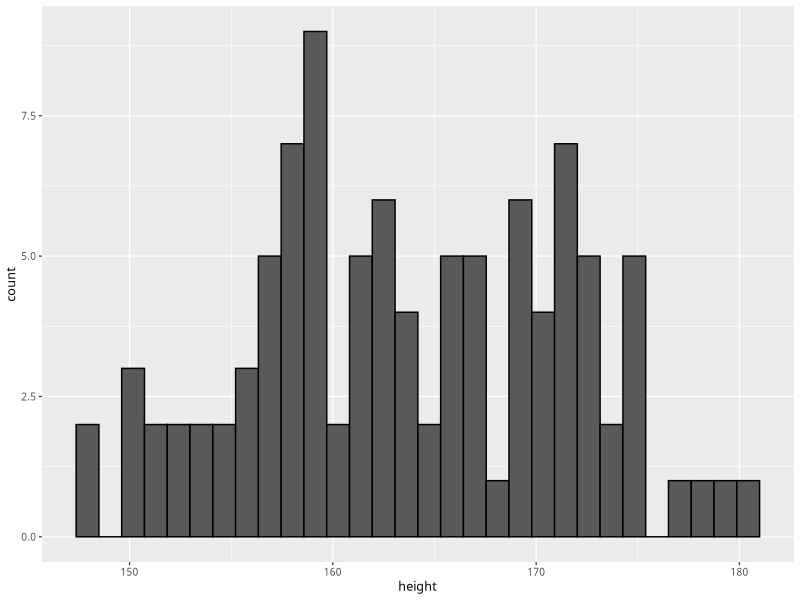
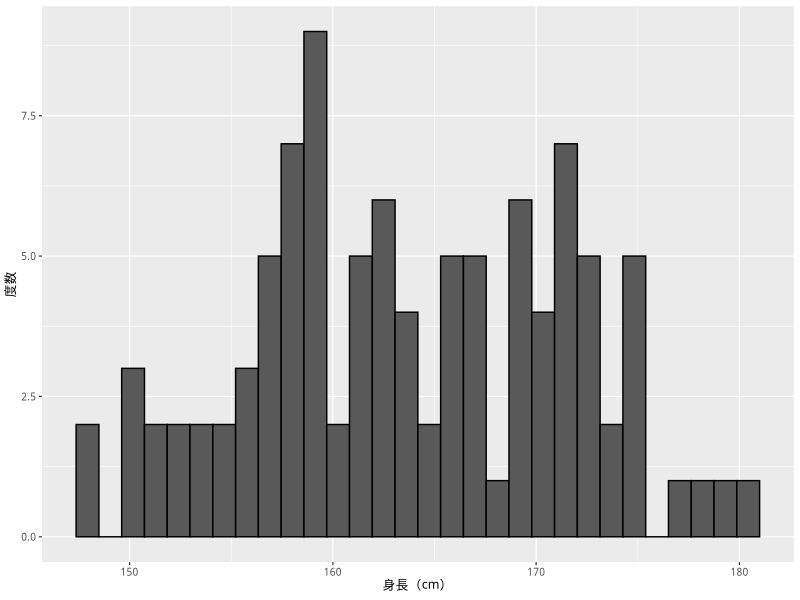
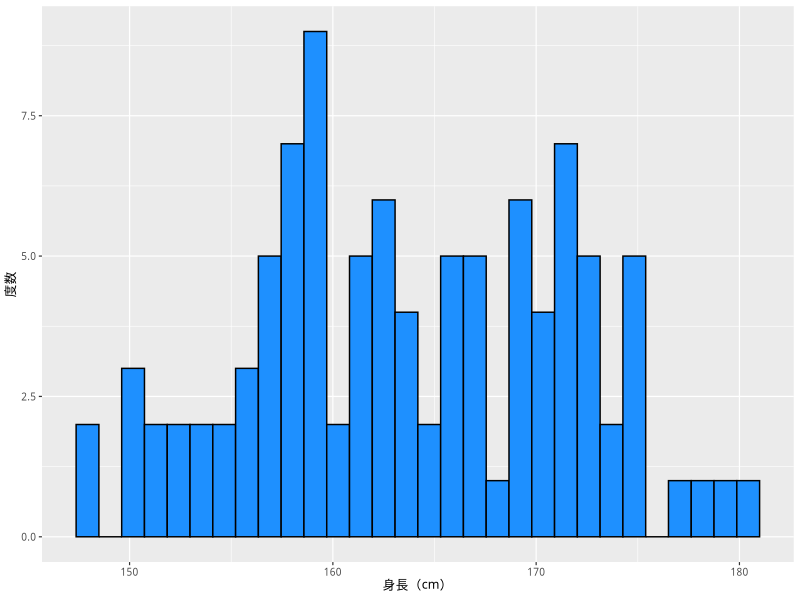
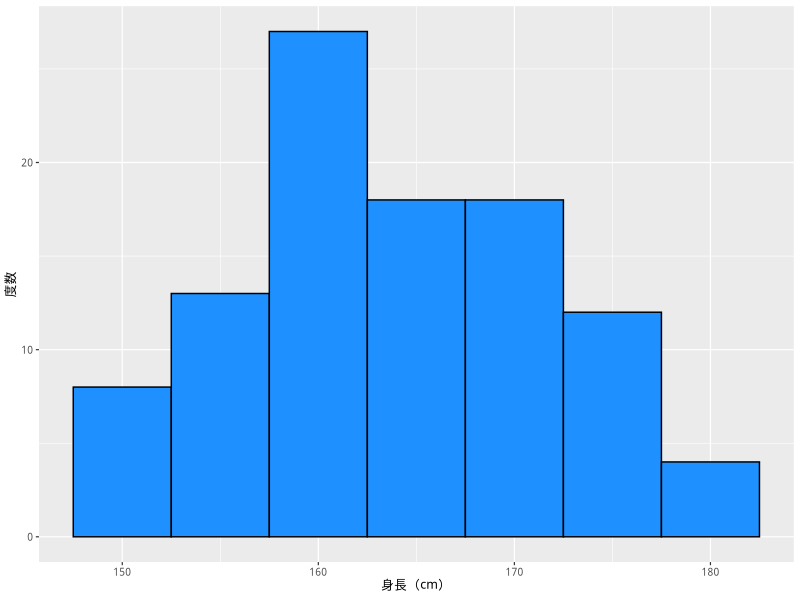
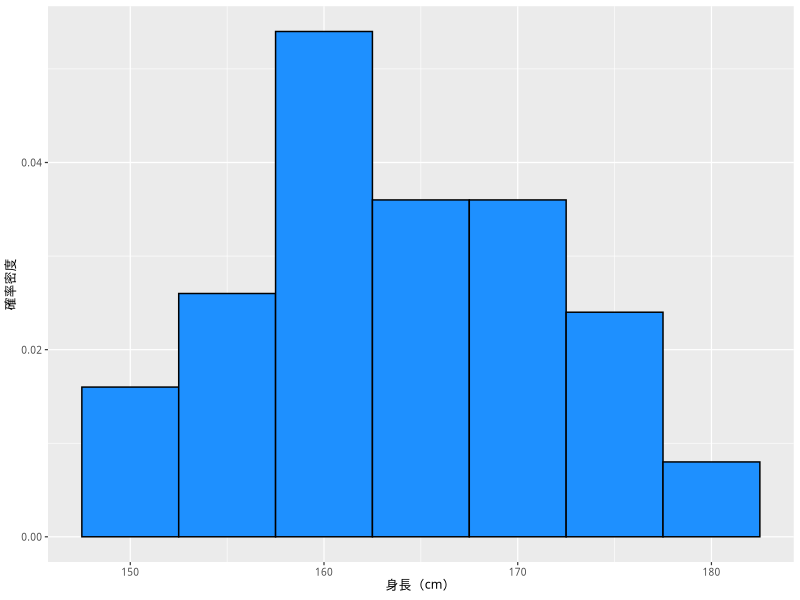
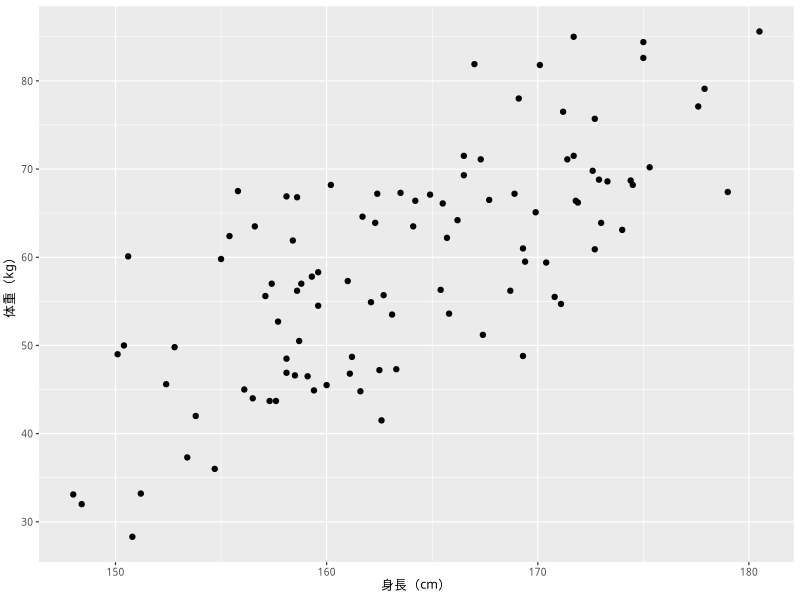
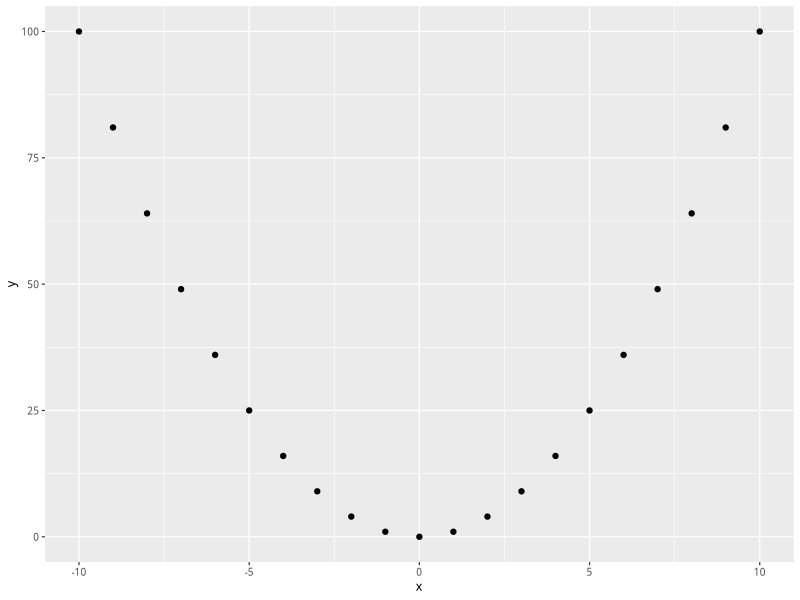

Here is the R script that generated these plots, in order:
# 4. 記述統計
## 4.1 1変数の記述統計とデータの可視化
library(tidyverse)

theme_set(theme_gray(base_size = 9,
                     base_family = 'HiraginoSans-W3'))

dir.create('data')
myd <- read_csv('data/fake_data_01.csv')

### 4.1.3 基本的な統計量の計算

View(myd)
head(myd)
tail(myd)
names(myd)
glimpse(myd)
summary(myd)

mean(myd$height)
median(myd$height)
var(myd$height)
sd(myd$height)
max(myd$height) - min(myd$height)
range(myd$height)
IQR(myd$height)

(q1 <- quantile(myd$height, prob = 0.25))
(q3 <- quantile(myd$height, prob = 0.75))
quantile(myd$height, prob = c(0.22, 0.77, 0.87))
quantile(myd$height, prob = c(0, 0.25, 0.5, 0.75, 1))
fivenum(myd$height)

### 4.1.4 変数の可視化

hist_h <- ggplot(myd, aes(x = height)) +
  geom_histogram(color = 'black')
plot(hist_h)

hist_h2 <- hist_h +
  labs(x = '身長（cm）',
       y = '度数')
plot(hist_h2)

hist_h3 <- ggplot(myd, aes(x = height)) +
  geom_histogram(color = 'black',
                 fill  = 'dodgerblue') +
  labs(x = '身長（cm）',
       y = '度数')
plot(hist_h3)

hist_h4 <- ggplot(myd, aes(x = height)) +
  geom_histogram(color = 'black',
                 fill  = 'dodgerblue',
                 binwidth = 5) +
  labs(x = '身長（cm）',
       y = '度数')
plot(hist_h4)

hist_h5 <- ggplot(myd,
                  aes(x = height,
                      y = after_stat(density))) +
  geom_histogram(color = 'black',
                 fill  = 'dodgerblue',
                 binwidth = 5) +
  labs(x = '身長（cm）',
       y = '確率密度')
plot(hist_h5)

## 4.2 2変数の記述統計とデータの可視化
### 4.2.1 2つの量的変数の関係を図示する

scat <- ggplot(myd,
               aes(x = height,
                   y = weight)) +
  geom_point() +
  labs(x = '身長（cm）',
       y = '体重（kg）')
plot(scat)

### 4.2.2 2つの量的変数の関係を統計量で表す

cor(myd$height, myd$weight)

### 4.2.3 散布図と相関係数

x <- -10:10
y <- x^2
cor(x, y)

newd <- tibble(x = x, y = y)
scat2 <- ggplot(newd, aes(x = x, y = y)) +
  geom_point()
plot(scat2)
